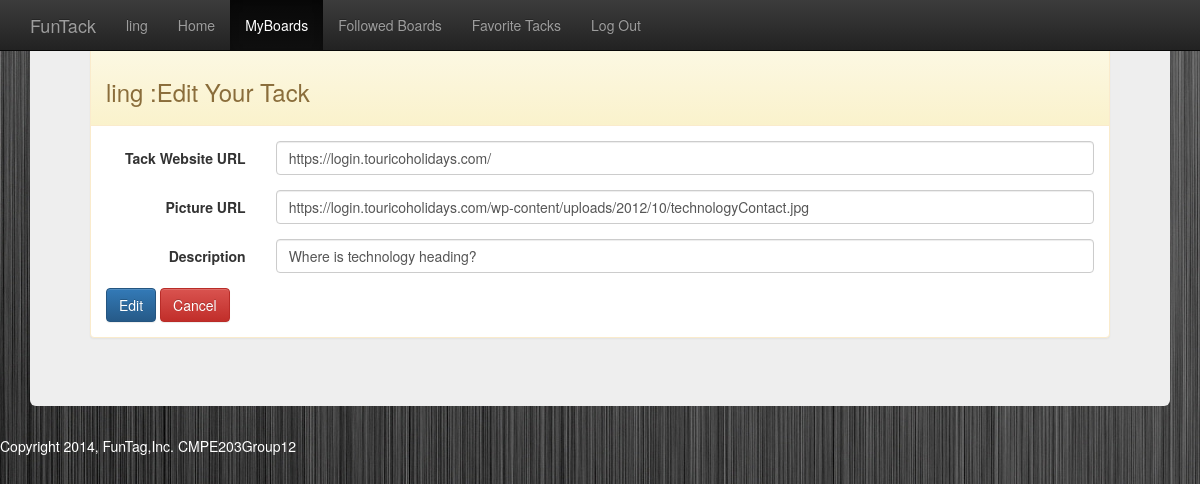
Screenshot of /views/user_edit_tack.php?tackid=2&boardid=1 (signed in) with the database file from the repository.
### tables this page shows
CREATE TABLE users (
user_id int Not NULL AUTO_INCREMENT,
first_name varchar(100) NOT NULL,
last_name varchar(100) NOT NULL,
email_id varchar(100) NOT NULL,  
password MEDIUMTEXT not NULL,
admin_authority bit default 0, 
PRIMARY KEY (user_id)
);

CREATE TABLE tacks (
tack_id int NOT NULL AUTO_INCREMENT,
user_id int NOT NULL,   
website_url varchar(255) ,
picture_url varchar(255) ,
description varchar(255),
no_of_retacks int,
no_of_favorites int,
FOREIGN KEY (user_id) REFERENCES users(user_id)
  ON DELETE CASCADE ON UPDATE CASCADE,
PRIMARY KEY (tack_id)
);

### models/database.php (called while the page is built, shortened)
<?php
class MySQLDatabase {
	public $connection;
	public function open_connection(){
		$this->connection = mysqli_connect(DB_SERVER, DB_USER, DB_PASS, DB_NAME);
	}
	public function query($sql){
	 $result= mysqli_query($this->connection, $sql);
		return $result;
	}
	public function fetch_array($result_set){
		return mysqli_fetch_array($result_set);
	}
}
	$database = new MySQLDatabase();
?>

### models/user.php (called while the page is built, shortened)
<?php
	require_once("database.php");
class User {
	private static function instantiate ($record){
		$object =new self;
		$object->user_id =$record['user_id'];
		$object->email_id =$record['email_id'];
		$object->password =$record['password'];
		$object->last_name =$record['last_name'];
		$object->first_name =$record['first_name'];
		$object->admin_authority =$record['admin_authority'];
		return $object;
	}
	public static function find_by_id($id=0) {
		$result_array = static::find_by_sql("select * from users where user_id={$id} limit 1");
		return $result_array[0];
	}
	public static function find_by_sql($sql=""){
		global $database;
		$result_set =$database->query($sql);
		$object_array = array();
		while($row = $database->fetch_array($result_set)){
			$object_array[] = static::instantiate ($row);
		}
		return $object_array;
	}
}
?>

### controllers/userEditTackController.php (called while the page is built, shortened)
<?php
$user = User::find_by_id($_SESSION["user_id"]);
$tack = Tack::find_by_id($_GET["tackid"]);
$board = Board::find_by_id($_GET["boardid"]);
?>

### models/tack.php (called while the page is built, shortened)
<?php
	require_once("database.php");
class Tack {
	private static function instantiate ($record){
		$object =new self;
		$object->tack_id =$record['tack_id'];
		$object->user_id =$record['user_id'];
		$object->website_url =$record['website_url'];
		$object->picture_url =$record['picture_url'];
		$object->description =$record['description'];
		$object->no_of_retacks =$record['no_of_retacks'];
		$object->no_of_favorites =$record['no_of_favorites'];
		return $object;
	}
	public static function find_by_sql($sql=""){
		global $database;
		$result_set =$database->query($sql);
		if($result_set){
			$object_array = array();
			while($row = $database->fetch_array($result_set)){
				$object_array[] = static::instantiate ($row);
			}
			return $object_array;
		}
		else return NULL;
	}
	public static function find_by_id($id=0) {
		$result_array = static::find_by_sql("select * from tacks where tack_id={$id} limit 1");
		return $result_array[0] ;
	}
}
?>

### models/board.php (called while the page is built, shortened)
<?php
	require_once("database.php");
class Board {
	private static function instantiate ($record){
		$object =new self;
		$object->board_id=$record['board_id'];
		$object->category_id =$record['category_id'];
		$object->user_id =$record['user_id'];
		$object->name =$record['name'];
		$object->description =$record['description'];
		$object->created_date =$record['created_date'];
		$object->no_of_tacks =$record['no_of_tacks'];
		$object->privacy =$record['privacy'];
		return $object;
	}
	public static function find_by_sql($sql=""){
		global $database;
		$result_set =$database->query($sql);
		if ($result_set){
			$object_array = array();
			while($row = $database->fetch_array($result_set)){
				$object_array[] = static::instantiate ($row);
			}
			return $object_array;
		}
		else return NULL;
	}
	public static function find_by_id($id=0) {
		$result_array = static::find_by_sql("select * from boards where board_id={$id} limit 1");
		return $result_array[0] ;
	}
}

### views/user_edit_tack.php (the view, shortened to what this page needs)
<?php require_once("../controllers/userEditTackController.php"); ?>
<?php include("layouts/header.php"); ?>
<?php $activeMenu = "user_myboards"; include("layouts/menu.php"); ?>
<div id="content">
    <div class="panel panel-warning" >
	<div class="panel-heading"><h3><?php echo htmlentities($user->first_name); ?> :Edit Your Tack </h3></div>
	<div class="panel-body">
		<form action="user_edit_tack.php?tackid=<?php echo urlencode($tack->tack_id);?>&boardid=<?php echo urlencode($board->board_id);?>" method="post" class="form-horizontal" role="form">
			<div class="form-group">
				<label for="WebsiteURL" class="col-sm-2 control-label">Tack Website URL</label>
				<div class="col-sm-10">
					<input type="text" name="websiteurl" class="form-control" value="<?php echo htmlentities($tack->website_url); ?>" placeholder="Website URL">
				</div>
			</div>
			<div class="form-group">
				<label for="WebsiteURL" class="col-sm-2 control-label">Picture URL</label>
				<div class="col-sm-10">
					<input type="text" name="pictureurl" class="form-control" value="<?php echo htmlentities($tack->picture_url); ?>" placeholder="picture URL">
				</div>
			</div>
			<div class="form-group">
				<label for="Description" class="col-sm-2 control-label">Description</label>
				<div class="col-sm-10">
					<input type="text" name="description" class="form-control" value="<?php echo htmlentities($tack->description); ?>" placeholder="Description">
				</div>
			</div>
			<input type="submit" name="submit" value="Edit" class="btn btn-primary"/>
			<a class="btn btn-danger " href="user_board.php?id=<?php echo urlencode($board->board_id);?>">Cancel</a>
		</form>
		</div>
	</div>
</div>
<?php include("layouts/footer.php"); ?>

### rows the page displays
users: first_name "ling"
tacks: websiteurl "https://login.touricoholidays.com/", pictureurl "https://login.touricoholidays.com/wp-content/uploads/2012/10/technologyContact.jpg", description "Where is technology heading?"

### other values shown
$_SESSION["first_name"] "ling"
